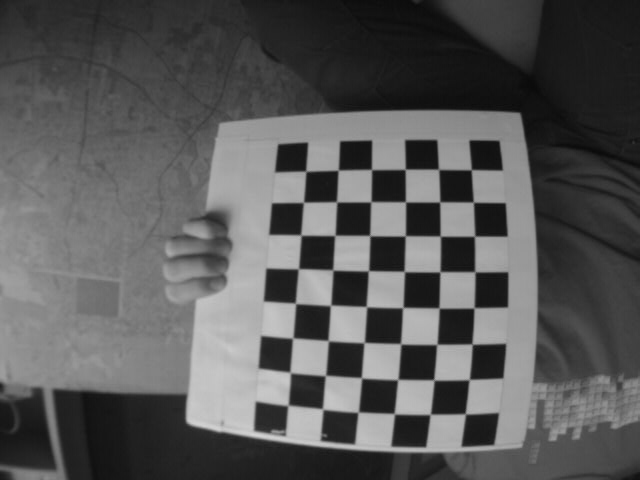
//> input picture calib/guvcview_image-1.jpg, 640 x 480 px
$ ./test ../calib/guvcview_image-1.jpg ../calib/guvcview_image-10.jpg   (built with g++ and OpenCV 4, older OpenCV classes emulated)
//> lines starting //> are read from the running program, lines starting //| are printed output that depends on the picture
#include <stdio.h>
#include <iostream>
#include "opencv2/core/core.hpp"
#include "opencv2/features2d/features2d.hpp"
#include "opencv2/highgui/highgui.hpp"


void printParams( cv::Algorithm* algorithm ) {
	std::vector<std::string> parameters;
	algorithm->getParams(parameters);

	for (int i = 0; i < (int) parameters.size(); i++) {
		std::string param = parameters[i];
		int type = algorithm->paramType(param);
		std::string helpText = algorithm->paramHelp(param);
		std::string typeText;

		switch (type) {
		case cv::Param::BOOLEAN:
			typeText = "bool";
			break;
		case cv::Param::INT:
			typeText = "int";
			break;
		case cv::Param::REAL:
			typeText = "real (double)";
			break;
		case cv::Param::STRING:
			typeText = "string";
			break;
		case cv::Param::MAT:
			typeText = "Mat";
			break;
		case cv::Param::ALGORITHM:
			typeText = "Algorithm";
			break;
		case cv::Param::MAT_VECTOR:
			typeText = "Mat vector";
			break;
		}
		std::cout << "Parameter '" << param << "' type=" << typeText << " help=" << helpText << std::endl;
	}
}

using namespace cv;


/** @function main */
int main( int argc, char** argv )
{
	if( argc != 3 )
	{ return -1; }

	Mat img_1 = imread( argv[1], CV_LOAD_IMAGE_GRAYSCALE );
//> img_1 is the input picture: 480 rows x 640 cols, CV_8UC1; min 10, max 213, mean 87.9
	Mat img_2 = imread( argv[2], CV_LOAD_IMAGE_GRAYSCALE );
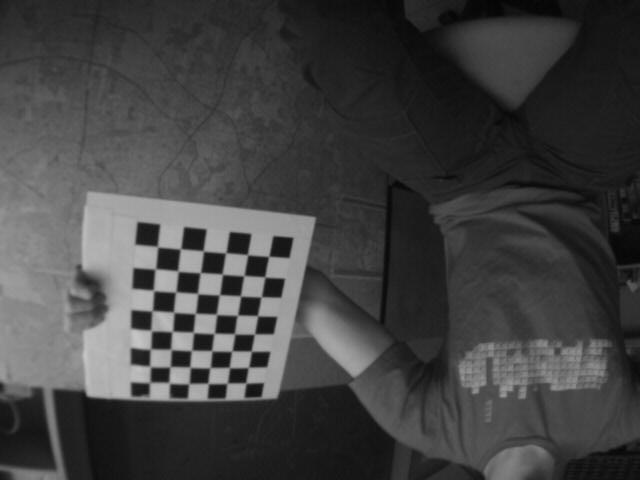
//> input picture calib/guvcview_image-10.jpg, 640 x 480 px
//> img_2 is the input picture: 480 rows x 640 cols, CV_8UC1; min 4, max 198, mean 66.1

	if( !img_1.data || !img_2.data )
	{ return -1; }

	//-- Step 1: Detect the keypoints using GFTT Detector
	int maxCorners = 500;
	double qualityLevel = 0.02;
	double minDistance = 5;
	int blockSize = 3;
	bool useHarrisDetector = false;
	double k = 0.04;

	GoodFeaturesToTrackDetector detector( maxCorners, qualityLevel,
			minDistance, blockSize, useHarrisDetector, k );

	std::vector<KeyPoint> keypoints_1, keypoints_2;

	detector.detect( img_1, keypoints_1 );
//> keypoints_1 = 251 keypoints; strongest (x, y, size): (404, 237, 3), (439, 235, 3), (471, 345, 3), (435, 379, 3)
	detector.detect( img_2, keypoints_2 );
//> keypoints_2 = 356 keypoints; strongest (x, y, size): (266, 276, 3), (250, 366, 3), (242, 277, 3), (262, 384, 3)


	//-- Step 2: Calculate descriptors (feature vectors)
	Ptr<DescriptorExtractor> extractor = DescriptorExtractor::create( "ORB" );
	printParams( extractor );
//> (this line was passed over: printParams is not available in this run)

	Mat descriptors_1, descriptors_2;

	extractor->compute( img_1, keypoints_1, descriptors_1 );
//> keypoints_1 = 208 keypoints; strongest (x, y, size): (404, 237, 3), (439, 235, 3), (471, 345, 3), (435, 379, 3)
	extractor->compute( img_2, keypoints_2, descriptors_2 );
//> keypoints_2 = 316 keypoints; strongest (x, y, size): (266, 276, 3), (250, 366, 3), (242, 277, 3), (262, 384, 3)

	//-- Step 3: Matching descriptor vectors with a brute force matcher
	BFMatcher matcher(NORM_HAMMING, true);
	std::vector< DMatch > matches;
	matcher.match( descriptors_1, descriptors_2, matches);
//> matches = 85 matches

	//-- Draw matches
	Mat img_matches;
	drawMatches( img_1, keypoints_1, img_2, keypoints_2, matches, img_matches );
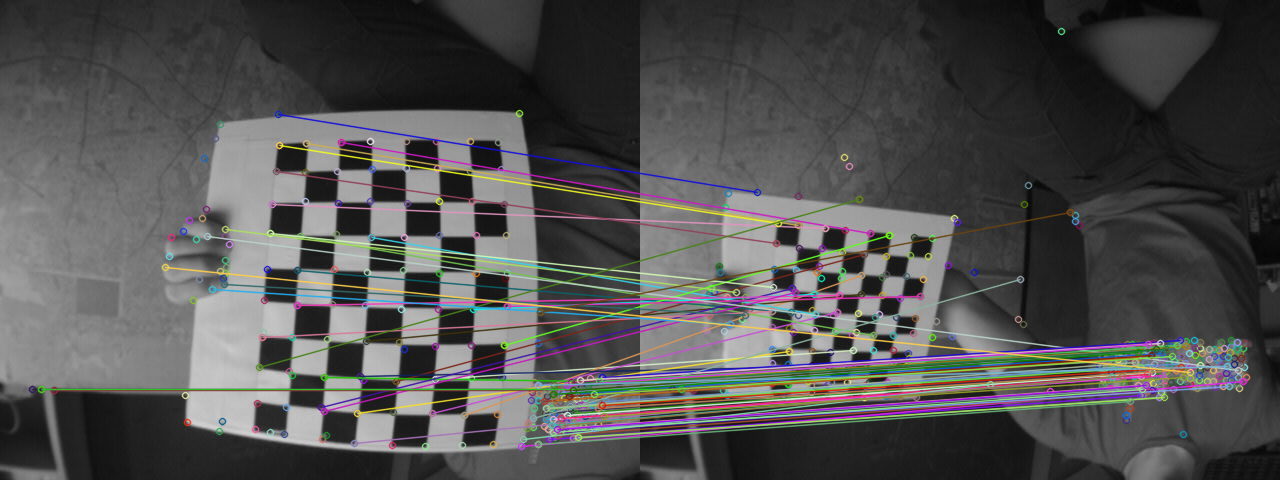
//> img_matches: 480 rows x 1280 cols, CV_8UC3; mean B, G, R 79.7, 80.3, 80.9

	//-- Show detected matches
	imshow("Matches", img_matches );

	waitKey(0);

	return 0;
}
